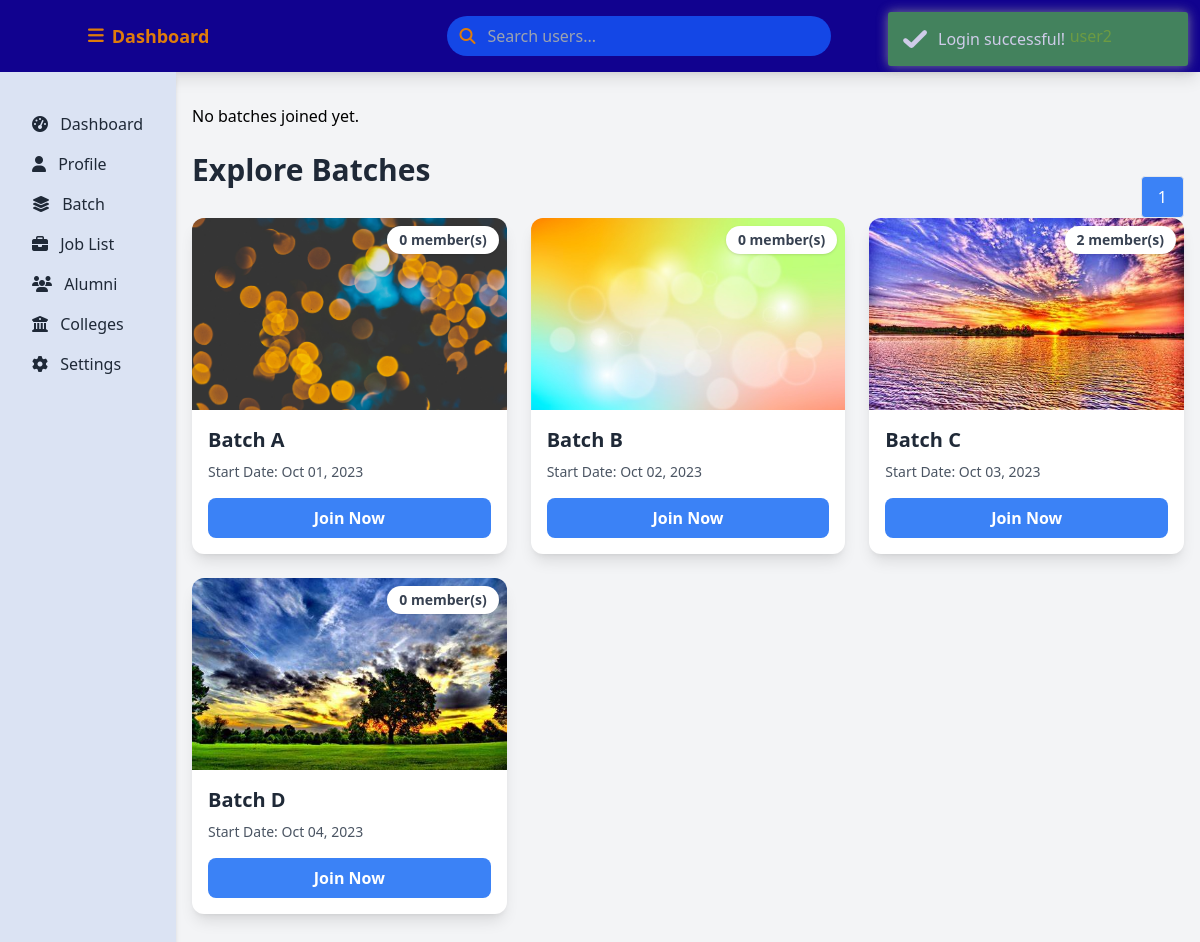
Screenshot of /pages/dashboard/batch.php (signed in) with the database file from the repository.
### tables this page shows
CREATE TABLE `nx_batches` (
  `batchID` int(11) NOT NULL,
  `batch_name` varchar(100) NOT NULL,
  `batch_date` int(11) DEFAULT NULL,
  `cover_photo` varchar(255) DEFAULT NULL,
  `profile` text NOT NULL,
  `description` text DEFAULT NULL,
  `created_at` timestamp NOT NULL DEFAULT current_timestamp(),
  `updated_at` timestamp NOT NULL DEFAULT current_timestamp() ON UPDATE current_timestamp()
);

### pages/dashboard/batch.php (the view, shortened to what this page needs)
<?php
require_once '../../backend/db_connect.php';
$user = $_SESSION['user'];
$userId = $user['id'];
$type = $user['user_type'];
$limit = 5;
$page = isset($_GET['page']) ? (int)$_GET['page'] : 1;
$offset = ($page - 1) * $limit;
$userBatches = [];
$availableBatchesQuery = "SELECT b.batchID, b.batch_name, b.batch_date, b.cover_photo,
    (SELECT COUNT(*) FROM nx_user_batches ub WHERE ub.batchID = b.batchID AND ub.is_active = 1) AS member_count
    FROM nx_batches b
    LEFT JOIN nx_user_batches ub ON b.batchID = ub.batchID AND ub.pID = $userId AND ub.is_active = 1
    WHERE ub.user_batchID IS NULL OR ub.pID != $userId
    LIMIT $limit OFFSET $offset";
$availableBatchesResult = $conn->query($availableBatchesQuery);
$availableBatches = [];
if ($availableBatchesResult->num_rows > 0) {
    while ($row = $availableBatchesResult->fetch_assoc()) {
        $availableBatches[] = $row;
    }
}
$count_query = "SELECT COUNT(*) as total FROM nx_batches";
$count_result = $conn->query($count_query);
$total_batches = $count_result->fetch_assoc()['total'];
$total_pages = ceil($total_batches / $limit);
?>
<!DOCTYPE html>
<html lang="en">
<head>
    <?php include_once '../header_cdn.php'; ?>
</head>
<body class="bg-gray-100 h-screen overflow-hidden">
    <?php include '../header.php'; ?>
    <div class="flex h-screen">
        <?php include '../sidebar.php'; ?>
        <div class="container mx-auto px-4 py-8 overflow-y-auto mb-16">
            <div class="mb-6">
                <?php if (!empty($userBatches)): ?>
                    <div class="grid grid-cols-1 sm:grid-cols-2 lg:grid-cols-3 xl:grid-cols-4 gap-6">
                        <?php foreach ($userBatches as $batch): ?>
                            <div class="bg-white rounded-xl shadow-lg overflow-hidden transition-transform duration-300 hover:scale-105">
                                <div class="relative h-48 bg-gray-200">
                                    <?php if (!empty($batch['cover_photo'])): ?>
                                        <img src="../../images/batch_group_images/<?php echo htmlspecialchars($batch['cover_photo']); ?>" alt="<?php echo htmlspecialchars($batch['batch_name']); ?>" class="w-full h-full object-cover" />
                                    <?php else: ?>
                                        <div class="w-full h-full flex items-center justify-center bg-gradient-to-br from-blue-400 to-blue-600">
                                            <span class="text-4xl font-bold text-white"><?php echo date('Y', strtotime($batch['batch_date'])); ?></span>
                                        </div>
                                    <?php endif; ?>
                                    <div class="absolute top-2 right-2 bg-white rounded-full px-3 py-1 text-sm font-semibold text-gray-700 shadow">
                                        <?php echo htmlspecialchars($batch['member_count']); ?> member(s)
                                    </div>
                                </div>
                                <div class="p-4">
                                    <h3 class="text-xl font-semibold text-gray-800 mb-2"><?php echo htmlspecialchars($batch['batch_name']); ?></h3>
                                    <p class="text-sm text-gray-600 mb-4">Start Date: <?php echo date('M d, Y', strtotime($batch['batch_date'])); ?></p>
                                    <?php if ($type == 2 || $type == 3): ?>
                                        <button onclick="deleteBatch(<?php echo $batch['batchID']; ?>)" class="w-full px-4 py-2 bg-red-500 text-white rounded-lg font-semibold hover:bg-red-600 transition-colors duration-300 focus:outline-none focus:ring-2 focus:ring-red-500 focus:ring-opacity-50">
                                            Delete Batch
                                        </button>
                                    <?php endif; ?>
                                </div>
                            </div>
                        <?php endforeach; ?>
                    </div>
                <?php else: ?>
                    <p>No batches joined yet.</p>
                <?php endif; ?>
            </div>
            <div class="mb-6">
                <div class="md:flex md:justify-between">
                    <h2 class="text-3xl font-bold text-gray-800 mb-4">Explore Batches</h2>
                    <div class="flex justify-center mt-6">
                        <?php for ($i = 1; $i <= $total_pages; $i++): ?>
                            <a href="?page=<?php echo $i; ?>" class="px-4 py-2 border rounded <?php echo $i === $page ? 'bg-blue-500 text-white' : 'bg-white text-blue-500'; ?> hover:bg-blue-600 hover:text-white">
                                <?php echo $i; ?>
                            </a>
                        <?php endfor; ?>
                    </div>
                </div>
                <?php if (!empty($availableBatches)): ?>
                    <div class="grid grid-cols-1 sm:grid-cols-2 lg:grid-cols-3 xl:grid-cols-4 gap-6">
                        <?php foreach ($availableBatches as $batch): ?>
                            <div class="bg-white rounded-xl shadow-lg overflow-hidden transition-transform duration-300 hover:scale-105">
                                <div class="relative h-48 bg-gray-200">
                                    <?php if (!empty($batch['cover_photo'])): ?>
                                        <img src="../../images/batch_group_images/<?php echo htmlspecialchars($batch['cover_photo']); ?>" alt="<?php echo htmlspecialchars($batch['batch_name']); ?>" class="w-full h-full object-cover" />
                                    <?php else: ?>
                                        <div class="w-full h-full flex items-center justify-center bg-gradient-to-br from-blue-400 to-blue-600">
                                            <span class="text-4xl font-bold text-white"><?php echo date('Y', strtotime($batch['batch_date'])); ?></span>
                                        </div>
                                    <?php endif; ?>
                                    <div class="absolute top-2 right-2 bg-white rounded-full px-3 py-1 text-sm font-semibold text-gray-700 shadow">
                                        <?php echo htmlspecialchars($batch['member_count']); ?> member(s)
                                    </div>
                                </div>
                                <div class="p-4">
                                    <h3 class="text-xl font-semibold text-gray-800 mb-2"><?php echo htmlspecialchars($batch['batch_name']); ?></h3>
                                    <p class="text-sm text-gray-600 mb-4">Start Date: <?php echo date('M d, Y', strtotime($batch['batch_date'])); ?></p>
                                    <button onclick="joinBatch(<?php echo $batch['batchID']; ?>)" class="w-full px-4 py-2 bg-blue-500 text-white rounded-lg font-semibold hover:bg-blue-600 transition-colors duration-300 focus:outline-none focus:ring-2 focus:ring-blue-500 focus:ring-opacity-50">
                                        Join Now
                                    </button>
                                </div>
                            </div>
                        <?php endforeach; ?>
                    </div>
                <?php else: ?>
                    <p>No batches available to join.</p>
                <?php endif; ?>
            </div>
        </div>
    </div>
</body>
</html>

### rows the page displays
nx_batches: cover_photo (picture), member_count "0", batch_name "Batch A", batch_date "Oct 01, 2023"
nx_batches: cover_photo (picture), member_count "0", batch_name "Batch B", batch_date "Oct 02, 2023"
nx_batches: cover_photo (picture), member_count "2", batch_name "Batch C", batch_date "Oct 03, 2023"
nx_batches: cover_photo (picture), member_count "0", batch_name "Batch D", batch_date "Oct 04, 2023"
